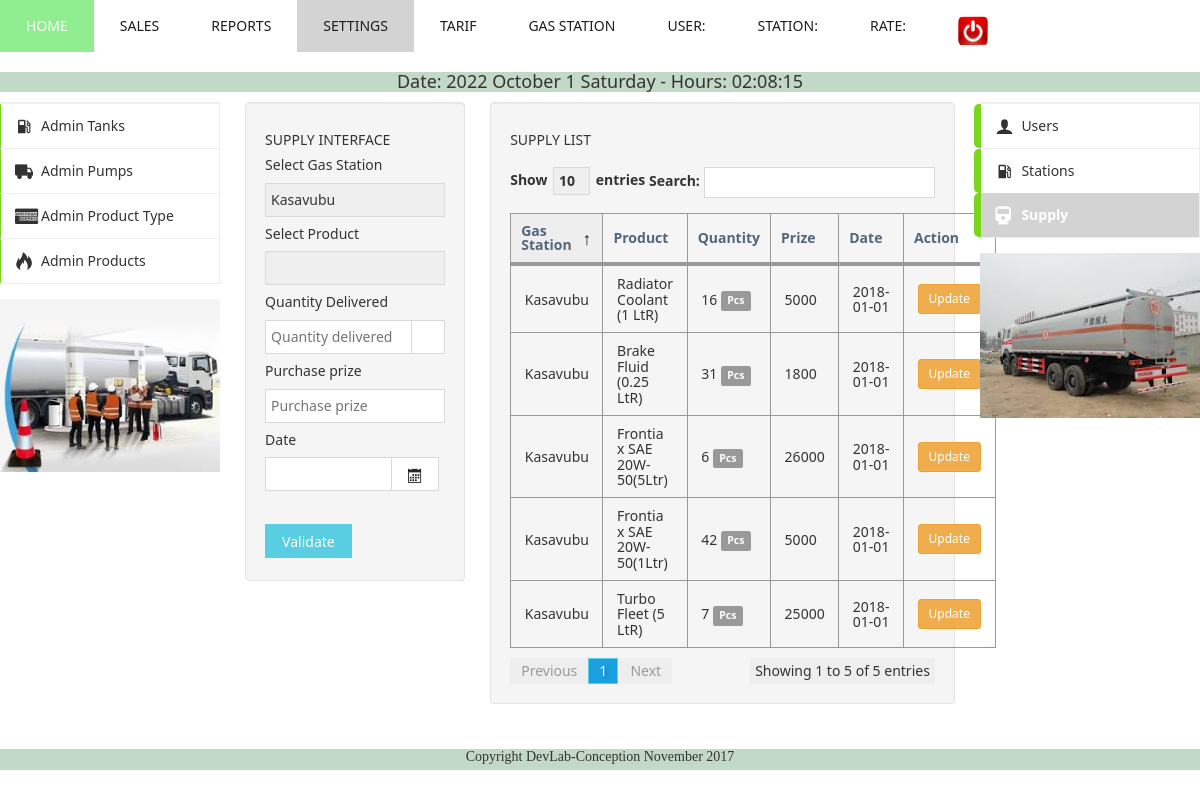
Page /supplyadmin.php on the committed database.
### tables this page shows
CREATE TABLE IF NOT EXISTS `produit` (
  `id` int(11) NOT NULL AUTO_INCREMENT,
  `intitule` varchar(255) NOT NULL,
  `typeproduit` int(11) NOT NULL,
  `station` int(11) NOT NULL,
  `qtestock` double NOT NULL,
  PRIMARY KEY (`id`),
  KEY `FK_produit_typeproduit_id` (`typeproduit`),
  KEY `FK_produit_station_id` (`station`)
);

CREATE TABLE IF NOT EXISTS `station` (
  `id` int(11) NOT NULL AUTO_INCREMENT,
  `intitule` varchar(255) NOT NULL,
  PRIMARY KEY (`id`)
);

CREATE TABLE IF NOT EXISTS `approvisionnement` (
  `id` int(11) NOT NULL AUTO_INCREMENT,
  `qteappro` double NOT NULL,
  `produit` int(11) NOT NULL,
  `dateappro` date NOT NULL,
  `prixachat` double NOT NULL,
  PRIMARY KEY (`id`),
  KEY `FK_approvisionnement_produit_id` (`produit`)
);

CREATE TABLE IF NOT EXISTS `typeproduit` (
  `id` int(11) NOT NULL AUTO_INCREMENT,
  `intitule` varchar(255) NOT NULL,
  `datetype` date DEFAULT NULL,
  `unite` varchar(255) NOT NULL,
  PRIMARY KEY (`id`)
);

### traitement/fonctions.php (called while the page is built, shortened)
<?php
function getUnite($pdo,$typeproduit){
    $sql = "SELECT unite
            FROM typeproduit
            WHERE id =:typeproduit";
    $req = $pdo->prepare($sql);
    $req->execute(array("typeproduit"=>$typeproduit));
    $result = $req->fetch(PDO::FETCH_OBJ);
    return ($result)? $result->unite : null;
}

### supplyadmin.php (the view, shortened to what this page needs)
<?php
include('header.php');
require_once('db.php');
require './traitement/fonctions.php';
try {
    $stationSession = $_SESSION["station"];
    $sql = "SELECT * FROM station ORDER BY id";
    $reqstation = $pdo->query($sql);
    $stations = $reqstation->fetchAll(PDO::FETCH_OBJ);
    $sql = "SELECT pd.intitule as pdintitule, ap.qteappro as apqteappro, ap.dateappro as apdateappro,"
            . " ap.id as apid,pd.id as pdid, st.intitule as pdstation,ap.prixachat as prixachat, "
            . " pd.typeproduit as idtypeproduit "
            . " FROM produit pd INNER JOIN approvisionnement ap ON ap.produit = pd.id "
            . " INNER JOIN station st ON pd.station = st.id "
            . " ORDER BY dateappro DESC ";
    $req = $pdo->query($sql);
    $appros = $req->fetchAll(PDO::FETCH_OBJ);
} catch (Exception $ex) {
    echo "Ligne : " . $ex->getLine();
    echo "<br/>";
    echo $ex->getMessage();
}
?>
<div class="grid">
    <div class="row cells5">
        <div class="cell">
            <?php include('gauchemenuadmin.php'); ?>
            <img src = "img/four.jpg">
        </div>
        <div class="cell well">
            <h5 class="text-light">SUPPLY INTERFACE</h5>
            <form method="post" onsubmit="return false;">
                <div class="grid">
                    <div class="row">
                        <div class="cell">
                            <label class="text-light">Select Gas Station</label>
                            <div class="input-control select full-size">
                                <select id="station" name="station">
                                    <?php
                                    foreach ($stations as $st) {
                                        ?>
                                        <option value="<?= $st->id; ?>" <?= ($stationSession == $st->id ) ? "selected='true'" : ""; ?>><?= $st->intitule; ?></option>
                                        <?php
                                    }
                                    ?>
                                </select>
                            </div>
                        </div>
                    </div>
                    <div class="row">
                        <div class="cell">
                            <label class="text-light">
                                Select Product
                            </label>
                            <div class="input-control select full-size">
                                <select id="produit" name="produit">
                                    <option value=""></option>
                                </select>
                            </div>
                        </div>
                    </div>
                    <div class="row">
                        <div class="cell">
                            <label class="text-light">Quantity Delivered</label><br/>
                            <div class="input-control text full-size">
                                <input type="text" name="qteappro" id="qteappro" placeholder="Quantity delivered"/>
                                <span class="button" id="unite"></span>
                            </div>
                        </div>
                    </div>
                    <div class="row">
                        <div class="cell">
                            <label class="text-light">Purchase prize </label><br/>
                            <div class="input-control text full-size">
                                <input type="text"  id="prixachat" placeholder="Purchase prize"/>
                            </div>
                        </div>
                    </div>
                    <div class="row">
                        <div class="cell">
                            <label class="text-light">Date</label><br/>
                            <div class="input-control text" data-role="datepicker">
                                <input type="text" name="dateappro" id="dateappro"/>
                                <button class="button"><span class="mif-calendar"></span></button>
                            </div>
                        </div>
                    </div>
                </div>
                <div id="resu"></div><br/>
                <div>
                    <button class="button info" id="addappro">Validate</button>
                </div>
            </form>
        </div>
        <div class="cell colspan2 well">
            <h5 class="text-light">SUPPLY LIST</h5>
            <table class="dataTable border bordered" data-role="datatable" data-searching="true">
                <thead>
                    <tr>
                        <th class="">Gas Station</th>
                        <th class="">Product</th>
                        <th class="">Quantity</th>
                        <th class="">Prize</th>
                        <th class="">Date</th>
                        <th class="">Action</th>
                    </tr>
                </thead>
                <tbody id="tableuser">
                    <?php
                    foreach ($appros as $appro) {
                        $unite = getUnite($pdo, $appro->idtypeproduit);
                        ?>
                        <tr>
                            <td><?= $appro->pdstation; ?></td>
                            <td><?= $appro->pdintitule; ?></td>
                            <td><?= $appro->apqteappro; ?> <span class="label label-default"> <?= $unite; ?> </span> </td>
                            <td><?= $appro->prixachat; ?></td>
                            <td><?= $appro->apdateappro; ?></td>
                            <td>
                                <button class = 'btn btn-warning btn-sm' data-toggle="modal"  data-target="#updateappro-<?= $appro->apid; ?>">Update</button>
                            </td>
                        </tr>
                <?php } ?>
                </tbody>
            </table>
        </div>
        <div class="cell">
            <?php include('droitmenu.php'); ?>
            <img src = "img/fou.jpg">
        </div>
    </div>
    <div class="row">
        <div class="cell">
        </div>
    </div>
</div>
<?php include('footer.php'); ?>

### header.php (shortened to what this page needs)
<!DOCTYPE html>
<html>
    <head lang="fr">
        <link rel="stylesheet" type="text/css" href="css/bootstrap.css">
        <link href="css/metro.css" rel="stylesheet">
        <link href="css/metro-icons.css" rel="stylesheet">
        <link href="css/metro-responsive.css" rel="stylesheet">
        <link href="css/metro-schemes.css" rel="stylesheet">
        <link href="css/docs.css" rel="stylesheet">
    </head>
    <body>
        <ul class="m-menu right">
            <li id="m-home"><a href="dashboad-Application.php">HOME</a></li>
            <li id="m-sales"><a href="sales.php">SALES</a></li>
            <li id="m-reports"><a href="reports.php">REPORTS</a></li>
            <li id="m-settings"><a href="settings.php">SETTINGS</a></li>
             <li id="m-tarif"><a href="" onclick="showTarification();" data-toggle="modal"  data-target="#tarification">TARIF</a></li>
            <li><a href="changestation.php">GAS STATION</a></li>
            <li><a href="" onclick="return false;">USER:
                </a></li>
            <li><a href="" onclick="return false;">STATION:
                </a></li>
            <li><a href="" onclick="return false;">RATE:
                </a></li>
            <li><a href="session/logout.php">
                    <img src="img/exit.png" class="img-rounded" title="Deconnect" width="30" height="15"/></a>
            </li>
        </ul>
        <div style=" margin-top:px;background:#c3d9c8; font-family:verdana; text-align: center; ">
            <h4 class="text-light">
                Date: <span id="date_heure"></span>
            </h4>
        </div>

### gauchemenuadmin.php (shortened to what this page needs)
<ul class = "sidebar2 ">
    <li class = "stick bg-lightGreen" id="sm-tanksdmin"><a href = "tankadmin.php"><span class = "mif-gas-station icon"></span>Admin Tanks </a></li>
    <li class = "stick bg-lightGreen" id="sm-pumpadmin"><a href = "pumpadmin.php"><span class = "mif-truck icon"></span>Admin Pumps</a></li>
    <li class = "stick bg-lightGreen" id="sm-produittype"><a href = "typeproduitadmin.php"><span class = "mif-amex icon"></span> Admin Product Type</a></li>
    <li class = "stick bg-lightGreen" id="sm-produitadmin"><a href = "produitadmin.php"><span class = "mif-fire icon"></span>Admin Products</a></li>
</ul>

### droitmenu.php (shortened to what this page needs)
<ul class = "sidebar2 ">
    <li class = "stick bg-lightGreen" id="sm-user"><a href = "usersadmin.php"><span class = "mif-user icon"></span>Users</a></li>
    <li class = "stick bg-lightGreen" id="sm-station"><a href = "stationadmin.php"><span class = "mif-gas-station icon"></span>Stations</a></li>
    <li class = "stick bg-lightGreen" id="sm-supply"><a href = "supplyadmin.php"><span class = "mif-train icon"></span>Supply</a></li>
</ul>

### footer.php (shortened to what this page needs)
<div class="grid">
    <div class="row cells">
        <div class="cell">
            <div style="background:#c3d9c8; font-family:verdana; height: 21px;text-align: center">
                <P style=" text-align: center">Copyright DevLab-Conception November 2017</P>
            </div>
        </div>
    </div>
</div>
</body>
</html>

### css/metro-responsive.css (style rules this page uses)
@media screen and (max-width: 1400px) { html { font-size: 110%; } }
@media screen and (max-width: 1200px) { html { font-size: 100%; } }

### rows in the picture
produit: station.intitule "Kasavubu", intitule "Radiator Coolant (1 LtR)", approvisionnement.qteappro "16", typeproduit.unite "Pcs", approvisionnement.prixachat "5000", approvisionnement.dateappro "2018-01-01"
produit: station.intitule "Kasavubu", intitule "Brake Fluid (0.25 LtR)", approvisionnement.qteappro "31", typeproduit.unite "Pcs", approvisionnement.prixachat "1800", approvisionnement.dateappro "2018-01-01"
produit: station.intitule "Kasavubu", intitule "Frontia x SAE 20W-50(5Ltr)", approvisionnement.qteappro "6", typeproduit.unite "Pcs", approvisionnement.prixachat "26000", approvisionnement.dateappro "2018-01-01"
produit: station.intitule "Kasavubu", intitule "Frontia x SAE 20W-50(1Ltr)", approvisionnement.qteappro "42", typeproduit.unite "Pcs", approvisionnement.prixachat "5000", approvisionnement.dateappro "2018-01-01"
produit: station.intitule "Kasavubu", intitule "Turbo Fleet (5 LtR)", approvisionnement.qteappro "7", typeproduit.unite "Pcs", approvisionnement.prixachat "25000", approvisionnement.dateappro "2018-01-01"

### other values in the picture
form field station "Kasavubu"
